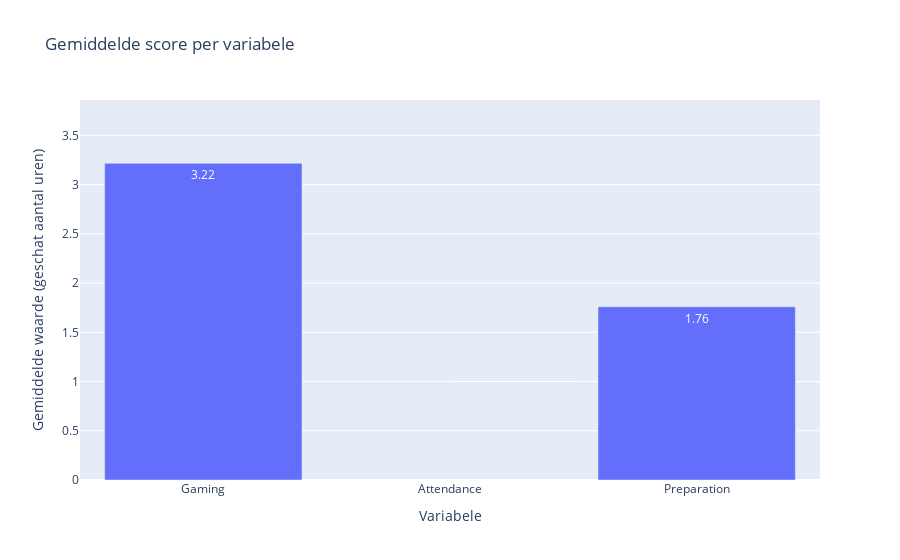

Here is the notebook cell this chart was saved with:
### Code cell
import pandas as pd
import plotly.graph_objects as go

# 1. Laad de dataset
df = pd.read_csv("ResearchInformation3.csv")
df.columns = df.columns.str.strip()  # Verwijder spaties

# 2. Mapping van tekst naar getallen
category_map = {
    '0-1 Hour': 0.5,
    '2-3 Hours': 2.5,
    'More than 3 Hours': 4
}

# 3. Converteer kolommen naar numeriek
for col in ['Gaming', 'Attendance', 'Preparation']:
    df[col] = df[col].map(category_map)

# 4. Controleer of alles goed is gegaan
print(df[['Gaming', 'Attendance', 'Preparation']].head())

# 5. Bereken gemiddelden
avg_gaming = df['Gaming'].mean()
avg_attendance = df['Attendance'].mean()
avg_preparation = df['Preparation'].mean()

# 6. Plot
fig = go.Figure(
    go.Bar(
        x=['Gaming', 'Attendance', 'Preparation'],
        y=[avg_gaming, avg_attendance, avg_preparation],
        text=[f"{avg_gaming:.2f}", f"{avg_attendance:.2f}", f"{avg_preparation:.2f}"],
        textposition='auto'
    )
)

fig.update_layout(
    title="Gemiddelde score per variabele",
    xaxis_title="Variabele",
    yaxis_title="Gemiddelde waarde (geschat aantal uren)",
    yaxis=dict(range=[0, max(avg_gaming, avg_attendance, avg_preparation) * 1.2])
)

fig.show()

### Figure 1 — Plotly figure (JSON) as saved in the notebook; plotly's stock layout.template omitted (floating-point values rounded to 4 significant figures)
{"data": [{"text": ["3.22", "nan", "1.76"], "textposition": "auto", "type": "bar", "x": ["Gaming", "Attendance", "Preparation"], "y": [3.216, null, 1.759]}], "layout": {"autosize": true, "title": {"text": "Gemiddelde score per variabele"}, "xaxis": {"autorange": true, "range": [-0.5, 2.5], "title": {"text": "Variabele"}, "type": "category"}, "yaxis": {"range": [0, 3.859], "title": {"text": "Gemiddelde waarde (geschat aantal uren)"}, "type": "linear"}}}
